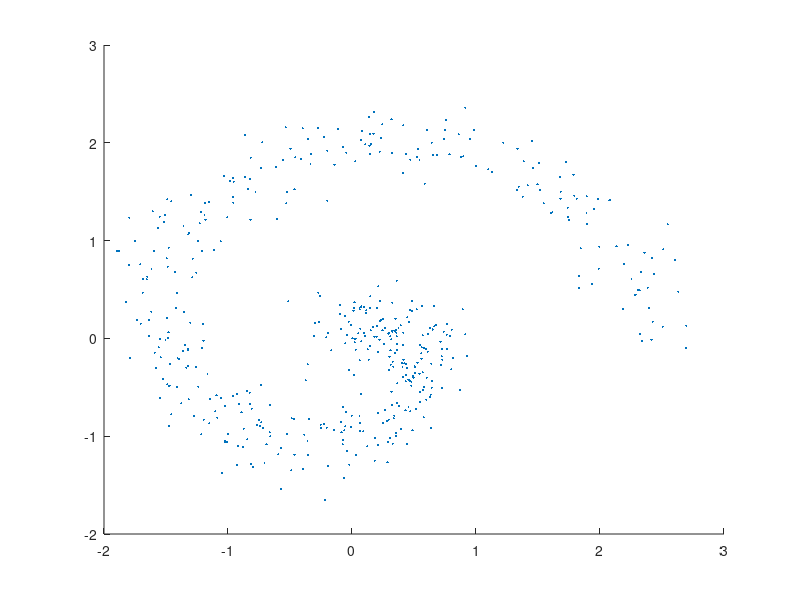

The MATLAB source for this figure: (Note: this script raises an error after producing the figure.)


clear;
dt = 0.01;
Tf = 5;
t = 0:dt:Tf;

X = zeros(2,length(t));
Xd = zeros(2,length(t));
Xdd=zeros(2,length(t));
Y=X;
f=1/4;
R = 2*[0.1;0.1];

for i=1:length(t)
    r=0.5*i*dt;
    
    X(1,i)=r*sin(2*pi*f*t(i));
    X(2,i)=r*cos(2*pi*f*t(i));
    Y(1,i)=X(1,i)+R(1)*randn;
    Y(2,i)=X(2,i)+R(2)*randn;
    
    Xd(1,i)=0.5*sin(2*pi*f*t(i))+r*2*pi*f*cos(2*pi*f*t(i));
    Xd(2,i)=0.5*cos(2*pi*f*t(i))-r*2*pi*f*sin(2*pi*f*t(i));
    
    
    Xdd(1,i)=0.5*2*pi*f*cos(2*pi*f*t(i))-r*(2*pi*f)^2*sin(2*pi*f*t(i));
    Xdd(2,i)=-0.5*2*pi*f*sin(2*pi*f*t(i))-r*(2*pi*f)^2*cos(2*pi*f*t(i));
end

ms=5;
lw=2;

figure(1);clf;
hold on
plot(Y(1,:),Y(2,:),'.','markersize',ms)


Q = 0.1*[1;1];


[X_hat,Xd_hat,Xdd_hat]=EstimateVA_P(Y,dt,Q,R,zeros(6,1),eye(6));
plot(X(1,:),X(2,:),'k--','linewidth',lw)
plot(X_hat(1,:),X_hat(2,:),'r','linewidth',lw)

figure(2);clf;
subplot(2,1,1)
hold on
plot(t,Y(1,:),'.','markersize',ms)
plot(t,X(1,:),'k--','linewidth',lw)
plot(t,X_hat(1,:),'r')
subplot(2,1,2)
hold on
plot(t,Y(2,:),'.','markersize',ms)
plot(t,X(2,:),'k--','linewidth',lw)
plot(t,X_hat(2,:),'r')

figure(3);clf;
subplot(2,1,1)
hold on
%plot(t,Y(1,:),'.','markersize',ms)
plot(t,Xd(1,:),'k--','linewidth',lw)
plot(t,Xd_hat(1,:),'r')
subplot(2,1,2)
hold on
%plot(t,Y(2,:),'.','markersize',ms)
plot(t,Xd(2,:),'k--','linewidth',lw)
plot(t,Xd_hat(2,:),'r')


figure(4);clf;
subplot(2,1,1)
hold on
%plot(t,Y(1,:),'.','markersize',ms)
plot(t,Xdd(1,:),'k--','linewidth',lw)
plot(t,Xdd_hat(1,:),'r')
subplot(2,1,2)
hold on
%plot(t,Y(2,:),'.','markersize',ms)
plot(t,Xdd(2,:),'k--','linewidth',lw)
plot(t,Xdd_hat(2,:),'r')

PlotEstimatedVA_P(Y,X_hat,Xd_hat,Xdd_hat,dt)